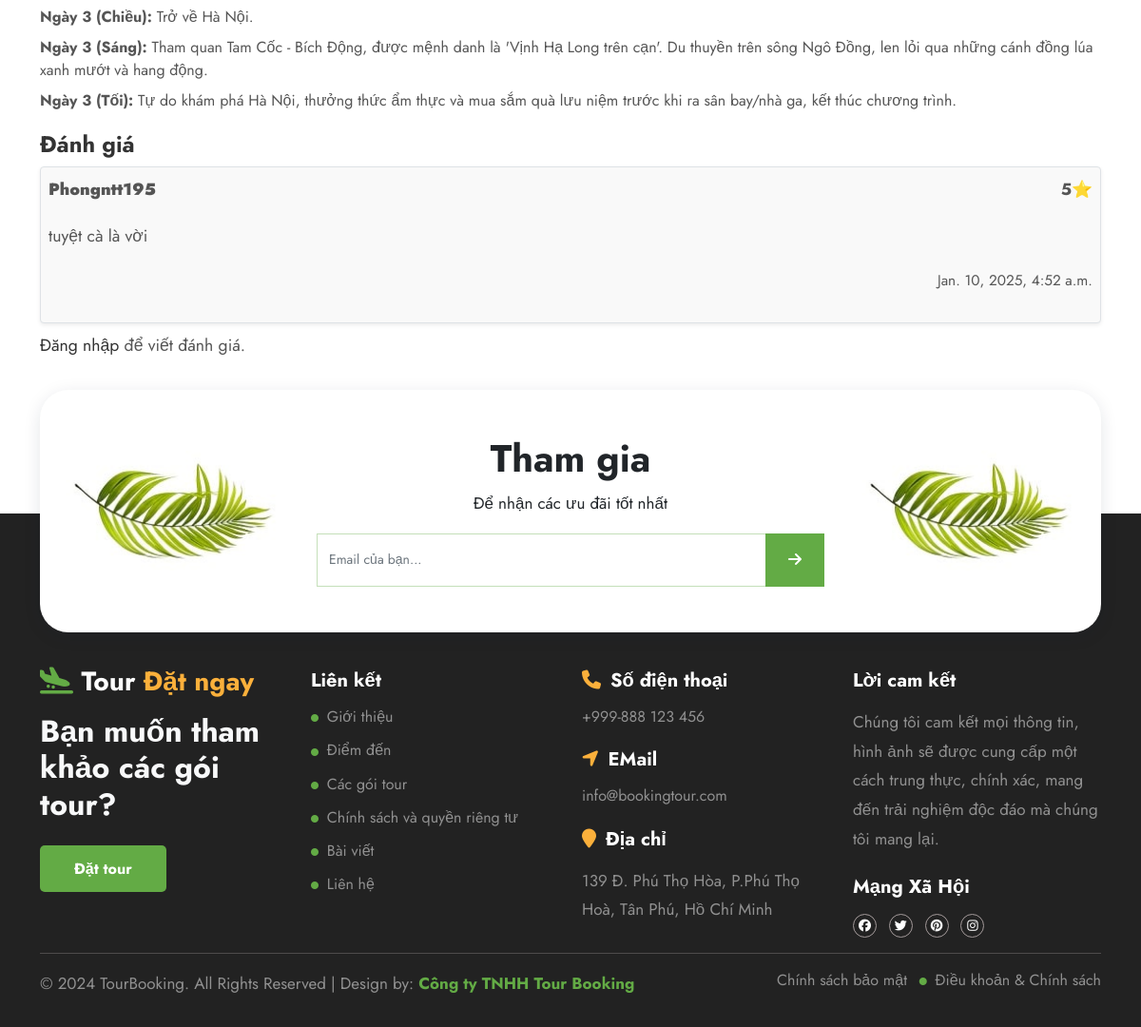
/reviews/tours/2/ (lower part), run on an earlier commit of the app's database.
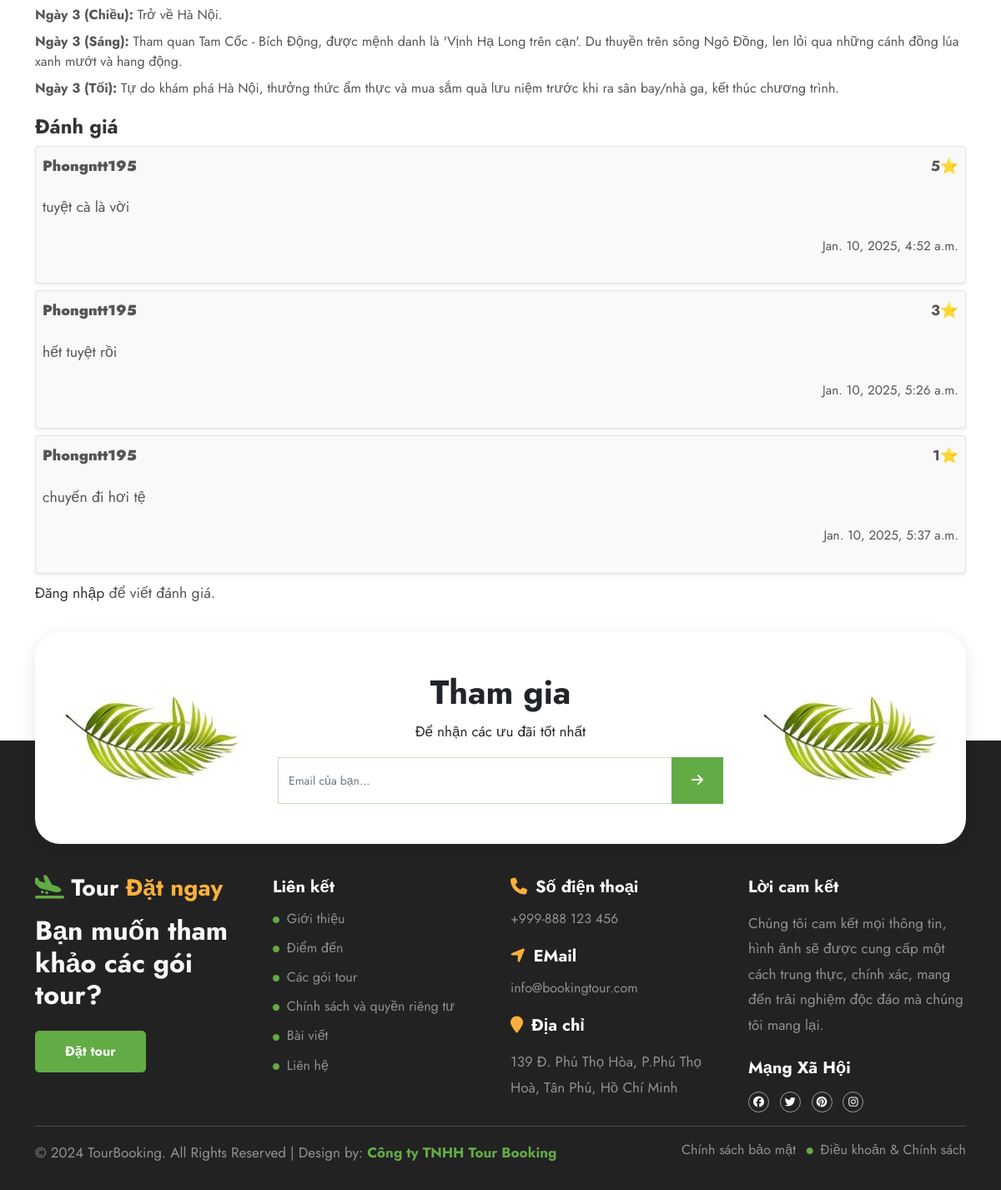
And on a later commit of the database.
### main/models.py (models this page shows, shortened)
class Schedule(models.Model):
    tour = models.ForeignKey(Tour, related_name="schedules", on_delete=models.CASCADE)  # Liên kết với Tour
    day = models.PositiveIntegerField()  # Ngày thứ mấy trong lịch trình
    period = models.CharField(
        max_length=50,
        choices=[("Sáng", "Sáng"), ("Chiều", "Chiều"), ("Tối", "Tối")],
    )  # Buổi: Sáng / Chiều / Tối
    activity = models.TextField()  # Nội dung hoạt động
    class Meta:
        verbose_name = "Lịch trình"
        verbose_name_plural = "Lịch trình"
        ordering = ["tour", "day", "period"]  # Sắp xếp theo Tour -> Ngày -> Buổi

### reviews/models.py (models this page shows, shortened)
class Review(models.Model):
    user = models.ForeignKey(User, on_delete=models.CASCADE)
    tour = models.ForeignKey(Tour, on_delete=models.CASCADE, related_name='reviews')
    rating = models.IntegerField(choices=[(i, f"{i} ⭐") for i in range(1, 6)])  # Đánh giá từ 1-5 sao
    comment = models.TextField()
    created_at = models.DateTimeField(auto_now_add=True)

### reviews/views.py (the view)
# urls.py: path('tours/<int:tour_id>/', tour_detail, name='tour_detail'),
def tour_detail(request, tour_id):
    tour = get_object_or_404(Tour, id=tour_id)
    reviews = tour.reviews.all()
    schedules = tour.schedules.all()
    average_rating = reviews.aggregate(Avg('rating'))['rating__avg'] if reviews.exists() else 0
    if request.method == 'POST':
        if request.user.is_authenticated:
            form = ReviewForm(request.POST)
            if form.is_valid():
                review = form.save(commit=False)
                review.user = request.user
                review.tour = tour
                review.save()
                return redirect('tour_detail', tour_id=tour.id)
        else:
            return redirect('login')
    else:
        form = ReviewForm()
    return render(request, 'blog_detail.html', {
        'tour': tour, 'reviews': reviews, 'form': form, 'schedules': schedules, 'average_rating': average_rating
    })

### reviews/forms.py
class ReviewForm(forms.ModelForm):
    class Meta:
        model = Review
        fields = ['rating', 'comment']
        widgets = {
            'rating': forms.Select(choices=[(i, f"{i} ⭐") for i in range(1, 6)]),
            'comment': forms.Textarea(attrs={'rows': 3, 'class': 'form-control'}),
        }

### main/models.py (called while the page is built)
    def duration_days(self):
        return (self.end_date - self.start_date).days + 1

    def get_image_url(self):
        if self.image:
            return self.image.url
        return static('images/default_tour.jpg')

### templates/blog_detail.html (shortened to what the changed rows need)
<!DOCTYPE html>
{% load static %}
{% load humanize %}
<html lang="vi">
	<head>
		<link href="{% static 'css/bootstrap.min.css' %}" rel="stylesheet" >
		<link href="{% static 'fonts/css/fontawesome.min.css' %}" rel="stylesheet" >
		<link href="{% static 'fonts/css/brands.min.css' %}" rel="stylesheet" />
		<link href="{% static 'fonts/css/solid.min.css' %}" rel="stylesheet" />
		<link href="{% static 'css/global.css' %}" rel="stylesheet">
		<link href="{% static 'css/index.css' %}" rel="stylesheet">
		<link href="{% static 'css/stylesreviews.css' %}" rel="stylesheet">
		<link rel="stylesheet" type="text/css" href="{% static 'css/stylesreviews.css' %}">
	</head>
<body>
<div class="container tour-detail-container">
    <ul>
        {% for schedule in schedules %}
        <li><strong>Ngày {{ schedule.day }} ({{ schedule.period }}):</strong> {{ schedule.activity }}</li>
        {% empty %}
        <p>Chưa có lịch trình.</p>
        {% endfor %}
    </ul>
    {% for review in reviews %}
<div class="review border p-2 mb-2 shadow-sm rounded" style="font-size: 0.8em;">
    <div class="review-header mb-1">
        <p class="review-user"><strong>{{ review.user.username }}</strong></p>
        <p class="review-rating">{{ review.rating }}⭐</p>
    </div>
    <p class="review-comment">{{ review.comment }}</p>
    <p class="review-date"><small>{{ review.created_at }}</small></p>
</div>
    {% empty %}
    <p class="no-reviews">Chưa có đánh giá nào.</p>
    {% endfor %}
</div>
<div class="main_footer position-relative">
	<div class="main_footer1 position-absolute w-100">
	  <section id="join" class="p_3">
		<div class="container-xl">
		  <div class="row join_1 shadow_box pt-5 pb-5 mx-0 bg-white">
			<div class="col-md-6">
			  <div class="join_1m text-center">
				<h1>Tham gia</h1>
			  </div>
			</div>
		  </div>
		</div>
	  </section>
	</div>
	<div class="main_footer2">
	  <section id="footer" class="p_3 bg_black">
		<div class="container-xl">
		  <div class="row footer_1">
			<div class="col-md-3">
			  <div class="footer_1l">
				<h2 class="text-light">Bạn muốn tham khảo các gói tour?</h2>
			  </div>
			</div>
		  </div>
		</div>
	  </section>
	</div>
  </div>
</body>
</html>

What changed in the data, as far as the page shows it:
added Review: user.username "Phongntt195", rating "3", comment "hết tuyệt rồi", created_at "Jan. 10, 2025, 5:26 a.m."
added Review: user.username "Phongntt195", rating "1", comment "chuyến đi hơi tệ", created_at "Jan. 10, 2025, 5:37 a.m."
